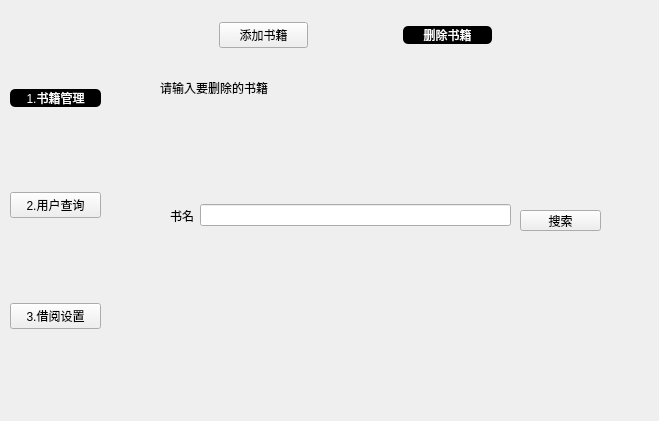
<?xml version="1.0" encoding="UTF-8"?>
<ui version="4.0">
 <class>control2</class>
 <widget class="QWidget" name="control2">
  <property name="geometry">
   <rect>
    <x>0</x>
    <y>0</y>
    <width>659</width>
    <height>421</height>
   </rect>
  </property>
  <property name="windowTitle">
   <string>Form</string>
  </property>
  <widget class="QStackedWidget" name="stackedWidget1">
   <property name="geometry">
    <rect>
     <x>100</x>
     <y>10</y>
     <width>541</width>
     <height>391</height>
    </rect>
   </property>
   <property name="currentIndex">
    <number>0</number>
   </property>
   <widget class="QWidget" name="bookmanage">
    <widget class="QStackedWidget" name="stackedWidget2">
     <property name="geometry">
      <rect>
       <x>20</x>
       <y>40</y>
       <width>491</width>
       <height>331</height>
      </rect>
     </property>
     <property name="currentIndex">
      <number>1</number>
     </property>
     <widget class="QWidget" name="page_3">
      <widget class="QLabel" name="label">
       <property name="geometry">
        <rect>
         <x>20</x>
         <y>20</y>
         <width>131</width>
         <height>31</height>
        </rect>
       </property>
       <property name="text">
        <string>请输入要添加的书籍：</string>
       </property>
      </widget>
      <widget class="QPushButton" name="pushButton_6">
       <property name="geometry">
        <rect>
         <x>365</x>
         <y>288</y>
         <width>71</width>
         <height>20</height>
        </rect>
       </property>
       <property name="text">
        <string>添加</string>
       </property>
      </widget>
      <widget class="QWidget" name="layoutWidget">
       <property name="geometry">
        <rect>
         <x>70</x>
         <y>70</y>
         <width>291</width>
         <height>181</height>
        </rect>
       </property>
       <layout class="QHBoxLayout" name="horizontalLayout_2">
        <item>
         <layout class="QVBoxLayout" name="verticalLayout_2" stretch="1,3,3,3,1">
          <item>
           <spacer name="verticalSpacer">
            <property name="orientation">
             <enum>Qt::Orientation::Vertical</enum>
            </property>
            <property name="sizeHint" stdset="0">
             <size>
              <width>20</width>
              <height>40</height>
             </size>
            </property>
           </spacer>
          </item>
          <item>
           <widget class="QLabel" name="label_2">
            <property name="text">
             <string>书名</string>
            </property>
           </widget>
          </item>
          <item>
           <widget class="QLabel" name="label_3">
            <property name="text">
             <string>作者</string>
            </property>
           </widget>
          </item>
          <item>
           <widget class="QLabel" name="label_4">
            <property name="text">
             <string>简介</string>
            </property>
           </widget>
          </item>
          <item>
           <spacer name="verticalSpacer_2">
            <property name="orientation">
             <enum>Qt::Orientation::Vertical</enum>
            </property>
            <property name="sizeHint" stdset="0">
             <size>
              <width>20</width>
              <height>40</height>
             </size>
            </property>
           </spacer>
          </item>
         </layout>
        </item>
        <item>
         <layout class="QVBoxLayout" name="verticalLayout_3">
          <item>
           <widget class="QLineEdit" name="lineEdit"/>
          </item>
          <item>
           <widget class="QLineEdit" name="lineEdit_2"/>
          </item>
          <item>
           <widget class="QLineEdit" name="lineEdit_3"/>
          </item>
         </layout>
        </item>
       </layout>
      </widget>
     </widget>
     <widget class="QWidget" name="page_4">
      <widget class="QLabel" name="label_5">
       <property name="geometry">
        <rect>
         <x>40</x>
         <y>30</y>
         <width>111</width>
         <height>16</height>
        </rect>
       </property>
       <property name="text">
        <string>请输入要删除的书籍：</string>
       </property>
      </widget>
      <widget class="QPushButton" name="pushButton_7">
       <property name="geometry">
        <rect>
         <x>400</x>
         <y>160</y>
         <width>81</width>
         <height>21</height>
        </rect>
       </property>
       <property name="text">
        <string>搜索</string>
       </property>
      </widget>
      <widget class="QWidget" name="layoutWidget">
       <property name="geometry">
        <rect>
         <x>50</x>
         <y>60</y>
         <width>341</width>
         <height>211</height>
        </rect>
       </property>
       <layout class="QHBoxLayout" name="horizontalLayout_3">
        <item>
         <layout class="QVBoxLayout" name="verticalLayout_4" stretch="1,3,1">
          <item>
           <spacer name="verticalSpacer_3">
            <property name="orientation">
             <enum>Qt::Orientation::Vertical</enum>
            </property>
            <property name="sizeHint" stdset="0">
             <size>
              <width>20</width>
              <height>40</height>
             </size>
            </property>
           </spacer>
          </item>
          <item>
           <widget class="QLabel" name="label_6">
            <property name="text">
             <string>书名</string>
            </property>
           </widget>
          </item>
          <item>
           <spacer name="verticalSpacer_4">
            <property name="orientation">
             <enum>Qt::Orientation::Vertical</enum>
            </property>
            <property name="sizeHint" stdset="0">
             <size>
              <width>20</width>
              <height>40</height>
             </size>
            </property>
           </spacer>
          </item>
         </layout>
        </item>
        <item>
         <layout class="QVBoxLayout" name="verticalLayout_5">
          <item>
           <widget class="QLineEdit" name="lineEdit_4"/>
          </item>
         </layout>
        </item>
       </layout>
      </widget>
     </widget>
    </widget>
    <widget class="QWidget" name="layoutWidget">
     <property name="geometry">
      <rect>
       <x>30</x>
       <y>10</y>
       <width>451</width>
       <height>31</height>
      </rect>
     </property>
     <layout class="QHBoxLayout" name="horizontalLayout" stretch="2,2,2,2,2">
      <item>
       <spacer name="horizontalSpacer">
        <property name="orientation">
         <enum>Qt::Orientation::Horizontal</enum>
        </property>
        <property name="sizeHint" stdset="0">
         <size>
          <width>40</width>
          <height>20</height>
         </size>
        </property>
       </spacer>
      </item>
      <item>
       <widget class="QPushButton" name="pushButton_4">
        <property name="text">
         <string>添加书籍</string>
        </property>
       </widget>
      </item>
      <item>
       <spacer name="horizontalSpacer_2">
        <property name="orientation">
         <enum>Qt::Orientation::Horizontal</enum>
        </property>
        <property name="sizeHint" stdset="0">
         <size>
          <width>40</width>
          <height>20</height>
         </size>
        </property>
       </spacer>
      </item>
      <item>
       <widget class="QPushButton" name="pushButton_5">
        <property name="styleSheet">
         <string notr="true">background-color: black;color: white; border-radius: 5px;</string>
        </property>
        <property name="text">
         <string>删除书籍</string>
        </property>
       </widget>
      </item>
      <item>
       <spacer name="horizontalSpacer_3">
        <property name="orientation">
         <enum>Qt::Orientation::Horizontal</enum>
        </property>
        <property name="sizeHint" stdset="0">
         <size>
          <width>40</width>
          <height>20</height>
         </size>
        </property>
       </spacer>
      </item>
     </layout>
    </widget>
   </widget>
   <widget class="QWidget" name="page_5"/>
   <widget class="QWidget" name="borrowmanage">
    <widget class="QPushButton" name="pushButton_8">
     <property name="geometry">
      <rect>
       <x>420</x>
       <y>330</y>
       <width>81</width>
       <height>21</height>
      </rect>
     </property>
     <property name="text">
      <string>确定</string>
     </property>
    </widget>
    <widget class="QWidget" name="layoutWidget">
     <property name="geometry">
      <rect>
       <x>60</x>
       <y>60</y>
       <width>371</width>
       <height>231</height>
      </rect>
     </property>
     <layout class="QHBoxLayout" name="horizontalLayout_4">
      <item>
       <layout class="QVBoxLayout" name="verticalLayout_6" stretch="1,3,3,1">
        <item>
         <spacer name="verticalSpacer_5">
          <property name="orientation">
           <enum>Qt::Orientation::Vertical</enum>
          </property>
          <property name="sizeHint" stdset="0">
           <size>
            <width>20</width>
            <height>40</height>
           </size>
          </property>
         </spacer>
        </item>
        <item>
         <widget class="QLabel" name="label_9">
          <property name="text">
           <string>设置每日借书费用：</string>
          </property>
         </widget>
        </item>
        <item>
         <widget class="QLabel" name="label_10">
          <property name="text">
           <string>设置超期每日费用：</string>
          </property>
         </widget>
        </item>
        <item>
         <spacer name="verticalSpacer_6">
          <property name="orientation">
           <enum>Qt::Orientation::Vertical</enum>
          </property>
          <property name="sizeHint" stdset="0">
           <size>
            <width>20</width>
            <height>40</height>
           </size>
          </property>
         </spacer>
        </item>
       </layout>
      </item>
      <item>
       <layout class="QVBoxLayout" name="verticalLayout_7">
        <item>
         <widget class="QLineEdit" name="lineEdit_7"/>
        </item>
        <item>
         <widget class="QLineEdit" name="lineEdit_8"/>
        </item>
       </layout>
      </item>
     </layout>
    </widget>
   </widget>
  </widget>
  <widget class="QWidget" name="layoutWidget">
   <property name="geometry">
    <rect>
     <x>10</x>
     <y>10</y>
     <width>91</width>
     <height>401</height>
    </rect>
   </property>
   <layout class="QVBoxLayout" name="verticalLayout">
    <item>
     <widget class="QPushButton" name="pushButton">
      <property name="styleSheet">
       <string notr="true">background-color: black;color: white; border-radius: 5px;</string>
      </property>
      <property name="text">
       <string>1.书籍管理</string>
      </property>
     </widget>
    </item>
    <item>
     <widget class="QPushButton" name="pushButton_2">
      <property name="text">
       <string>2.用户查询</string>
      </property>
     </widget>
    </item>
    <item>
     <widget class="QPushButton" name="pushButton_3">
      <property name="text">
       <string>3.借阅设置</string>
      </property>
     </widget>
    </item>
   </layout>
  </widget>
 </widget>
 <resources/>
 <connections/>
</ui>
